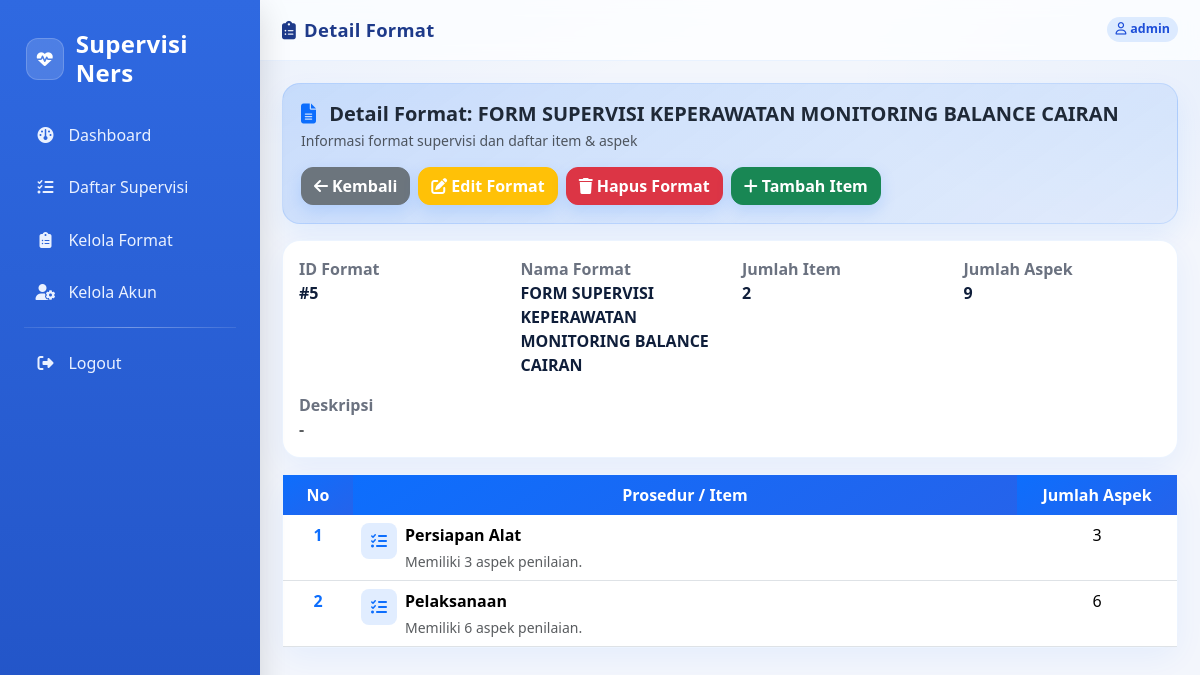
/format/5/ (signed in), run on the app's committed database.
### supervisi/models.py (models this page shows, shortened)
class FormatSupervisi(models.Model):
    nama = models.CharField(max_length=255)
    deskripsi = models.TextField(blank=True, null=True)

class ItemFormat(models.Model):
    format_supervisi = models.ForeignKey(FormatSupervisi, on_delete=models.CASCADE, related_name='items')
    pertanyaan = models.TextField()
    bobot = models.FloatField(default=1)

### supervisi/views.py (the view)
# urls.py: path('format/<int:pk>/', views.detail_format, name='detail_format'),
@login_required
@user_passes_test(admin_required)
def detail_format(request, pk):
    format_obj = get_object_or_404(FormatSupervisi, pk=pk)
    return render(request, 'admin/detail_format.html', {'format': format_obj})

### supervisi/templatetags/supervisi_tags.py (called while the page is built)
@register.filter
def sum_aspek(items):
    return sum(item.aspek.count() for item in items)

### supervisi/views.py (called while the page is built)
def admin_required(user):
    return user.is_staff

### templates/admin/detail_format.html (shortened to what this page needs)
{% extends 'base.html' %}
{% load supervisi_tags %}
{% block pagetitle %}
  <i class="fa-solid fa-clipboard-list me-2"></i>Detail Format
{% endblock %}
{% block content %}
  <div class="hero mb-3 d-flex justify-content-between align-items-center flex-wrap gap-3">
    <div>
      <h5 class="fw-bold mb-1">
        <i class="fa-solid fa-file-lines me-2 text-primary"></i>
        Detail Format: {{ format.nama }}
      </h5>
      <div class="text-muted small">Informasi format supervisi dan daftar item & aspek</div>
    </div>
    <div class="d-flex gap-2 flex-wrap">
      <a href="{% url 'kelola_format' %}" class="btn btn-secondary btn-soft"><i class="fa-solid fa-arrow-left me-1"></i>Kembali</a>
      <a href="{% url 'edit_format' format.pk %}" class="btn btn-warning text-white btn-soft"><i class="fa-solid fa-pen-to-square me-1"></i>Edit Format</a>
      <a href="{% url 'hapus_format' format.pk %}" class="btn btn-danger btn-soft" onclick="return confirm('Yakin ingin menghapus format ini?');"><i class="fa-solid fa-trash me-1"></i>Hapus Format</a>
      <a href="{% url 'tambah_item_format' format.id %}" class="btn btn-success btn-soft"><i class="fa-solid fa-plus me-1"></i>Tambah Item</a>
    </div>
  </div>
  <div class="card-soft p-3 mb-3">
    <div class="row meta-grid gy-3">
      <div class="col-12 col-lg-3">
        <div class="label">ID Format</div>
        <div class="value">#{{ format.id }}</div>
      </div>
      <div class="col-12 col-lg-3">
        <div class="label">Nama Format</div>
        <div class="value">{{ format.nama }}</div>
      </div>
      <div class="col-12 col-lg-3">
        <div class="label">Jumlah Item</div>
        <div class="value">{{ format.items.count }}</div>
      </div>
      <div class="col-12 col-lg-3">
        <div class="label">Jumlah Aspek</div>
        <div class="value">{{ format.items.all|sum_aspek }}</div>
      </div>
      <div class="col-12">
        <div class="label">Deskripsi</div>
        <div class="value">
          {% if format.deskripsi %}
            <span class="chip"><i class="fa-regular fa-note-sticky me-1"></i>Deskripsi tersedia</span>
            <div class="mt-2">{{ format.deskripsi }}</div>
          {% else %}
            <span class="text-muted">-</span>
          {% endif %}
        </div>
      </div>
    </div>
  </div>
  <div class="card-soft">
    <div class="table-responsive">
      <table class="table table-hover align-middle mb-0">
        <thead>
          <tr>
            <th class="text-center" style="width:70px;">No</th>
            <th>Prosedur / Item</th>
            <th class="text-center" style="width:160px;">Jumlah Aspek</th>
          </tr>
        </thead>
        <tbody>
          {% for item in format.items.all %}
            <tr>
              <td class="text-center">
                <span class="fw-bold text-primary">{{ forloop.counter }}</span>
              </td>
              <td class="text-start">
                <div class="d-flex align-items-start gap-2">
                  <div class="rounded-3 d-flex align-items-center justify-content-center" style="width:36px;height:36px;background:rgba(13,110,253,.12);color:#0d6efd;">
                    <i class="fa-solid fa-list-check"></i>
                  </div>
                  <div>
                    <div class="fw-semibold">{{ item.pertanyaan }}</div>
                    {% if item.aspek.count %}
                      <div class="text-muted small mt-1">Memiliki {{ item.aspek.count }} aspek penilaian.</div>
                    {% endif %}
                  </div>
                </div>
              </td>
              <td class="text-center">{{ item.aspek.count }}</td>
            </tr>
          {% endfor %}
        </tbody>
      </table>
    </div>
  </div>
{% endblock %}

### templates/base.html (shortened to what this page needs)
{% load static %}
<!DOCTYPE html>
<html lang="id">
  <head>
    <link href="https://cdn.jsdelivr.net/npm/bootstrap@5.3.2/dist/css/bootstrap.min.css" rel="stylesheet" />
    <link href="https://cdnjs.cloudflare.com/ajax/libs/font-awesome/6.5.0/css/all.min.css" rel="stylesheet" />
  </head>
  <body>
    <aside class="sidebar">
      <div class="brand">
        <div class="brand-badge">
          <i class="fa-solid fa-heart-pulse"></i>
        </div>
        <h4>Supervisi Ners</h4>
      </div>
      {% with current=request.resolver_match.url_name %}
        <nav class="nav-section">
          {% if user.is_authenticated %}
            {% if user.is_staff %}
              <a class="side-link {% if current == 'admin_dashboard' %}active{% endif %}" href="{% url 'admin_dashboard' %}"><i class="fa-solid fa-gauge"></i> Dashboard</a>
              <a class="side-link {% if current == 'daftar_supervisi' %}active{% endif %}" href="{% url 'daftar_supervisi' %}"><i class="fa-solid fa-list-check"></i> Daftar Supervisi</a>
              <a class="side-link {% if current == 'kelola_format' %}active{% endif %}" href="{% url 'kelola_format' %}"><i class="fa-solid fa-clipboard-list"></i> Kelola Format</a>
              <a class="side-link {% if current == 'kelola_akun' %}active{% endif %}" href="{% url 'kelola_akun' %}"><i class="fa-solid fa-user-gear"></i> Kelola Akun</a>
            {% endif %}
            <div class="divider"></div>
            <a class="side-link" href="{% url 'logout' %}"><i class="fa-solid fa-right-from-bracket"></i> Logout</a>
          {% else %}
            <a class="side-link {% if current == 'login' %}active{% endif %}" href="{% url 'login' %}"><i class="fa-solid fa-right-to-bracket"></i> Login</a>
          {% endif %}
        </nav>
      {% endwith %}
    </aside>
    <section class="main">
      <div class="topbar">
        <div class="top-title">
          {% block pagetitle %}
          {% endblock %}
        </div>
        <div class="d-flex align-items-center gap-2">
          {% if user.is_authenticated %}
            <span class="tag"><i class="fa-regular fa-user me-1"></i>{{ user.username }}</span>
          {% endif %}
        </div>
      </div>
      <div class="page">
        {% block content %}
        {% endblock %}
      </div>
    </section>
  </body>
</html>

### templates/base.html (style rules this page uses)
:root { --blue-1: #1e5ad6; --blue-2: #0d6efd; --blue-3: #0b5ed7; --bg: #f3f6fc; --card: #ffffff; --text: #1f2937; --muted: #6b7280; --radius: 18px; }
html, body { height: 100%; }
body { min-height: 100vh; display: flex; margin: 0; background: var(--bg); font-family: system-ui, -apple-system, 'Segoe UI', Roboto, 'Helvetica Neue', Arial, sans-serif; color: var(--text); }
.sidebar { position: fixed; left: 0; top: 0; bottom: 0; width: 260px; min-width: 260px; height: 100vh; overflow-y: auto; background: linear-gradient(180deg, #2f69e1 0%, #2152c4 100%); color: #fff; padding: 20px 16px; box-shadow: 0 10px 30px rgba(0, 0, 0, 0.15); z-index: 1000; }
.brand { display: flex; align-items: center; gap: 0.75rem; padding: 10px 10px 16px; }
.brand-badge { width: 42px; height: 42px; border-radius: 12px; background: rgba(255, 255, 255, 0.15); display: flex; align-items: center; justify-content: center; box-shadow: inset 0 0 0 1px rgba(255, 255, 255, 0.18); }
.brand h4 { margin: 0; font-weight: 800; letter-spacing: 0.3px; }
.nav-section { margin-top: 0.5rem; }
.side-link { color: #eaf1ff; text-decoration: none; display: flex; align-items: center; gap: 0.75rem; padding: 0.7rem 0.9rem; margin: 6px 4px; border-radius: 12px; transition: all 0.18s ease; }
.side-link i { width: 22px; text-align: center; }
.sidebar .divider { height: 1px; background: linear-gradient(90deg, rgba(255, 255, 255, 0.1), rgba(255, 255, 255, 0.35), rgba(255, 255, 255, 0.1)); margin: 12px 8px; }
.main { margin-left: 260px; flex: 1; display: flex; flex-direction: column; min-width: 0; background: radial-gradient(1200px 400px at -20% -10%, rgba(13, 110, 253, 0.07), transparent 60%), radial-gradient(900px 300px at 120% 10%, rgba(13, 110, 253, 0.06), transparent 60%), var(--bg); }
.topbar { display: flex; align-items: center; justify-content: space-between; padding: 16px 22px; position: sticky; top: 0; z-index: 5; background: rgba(255, 255, 255, 0.75); backdrop-filter: saturate(180%) blur(10px); border-bottom: 1px solid rgba(13, 110, 253, 0.08); }
.top-title { font-size: 1.15rem; font-weight: 800; letter-spacing: 0.3px; color: #1e3a8a; }
.page { padding: 22px; width: 100%; }
.card-soft { background: var(--card); border: 1px solid rgba(13, 110, 253, 0.08); border-radius: var(--radius); box-shadow: 0 10px 30px rgba(13, 110, 253, 0.06); }
.tag { font-size: 0.78rem; padding: 0.2rem 0.5rem; border-radius: 999px; background: rgba(13, 110, 253, 0.12); color: #1d4ed8; font-weight: 700; }

### templates/admin/detail_format.html (style rules this page uses)
.card-soft { background: #fff; border: 1px solid rgba(13, 110, 253, 0.08); border-radius: var(--radius); box-shadow: 0 10px 30px rgba(13, 110, 253, 0.06); }
.hero { background: linear-gradient(145deg, rgba(13, 110, 253, 0.18), rgba(13, 110, 253, 0.08)); border: 1px solid rgba(13, 110, 253, 0.12); border-radius: var(--radius); box-shadow: 0 12px 28px rgba(13, 110, 253, 0.08); padding: 18px; }
.meta-grid .label { color: var(--muted); font-weight: 600; }
.meta-grid .value { font-weight: 800; color: #0f1e3a; }
.table thead th { background: linear-gradient(145deg, #0d6efd, #2563eb); color: #fff; font-weight: 700; border: 0; text-align: center; }
.table tbody td { vertical-align: top; }
.btn-soft { border-radius: 12px; font-weight: 700; box-shadow: 0 6px 16px rgba(13, 110, 253, 0.15); transition: all 0.2s ease; }

### data on the page
FormatSupervisi: nama "FORM SUPERVISI KEPERAWATAN MONITORING BALANCE CAIRAN", id "5", items.count "2", items.all|sum_aspek "9"
ItemFormat: pertanyaan "Persiapan Alat", aspek.count "3"
ItemFormat: pertanyaan "Pelaksanaan", aspek.count "6"

### other printed values
{{ user.username }} "admin"
